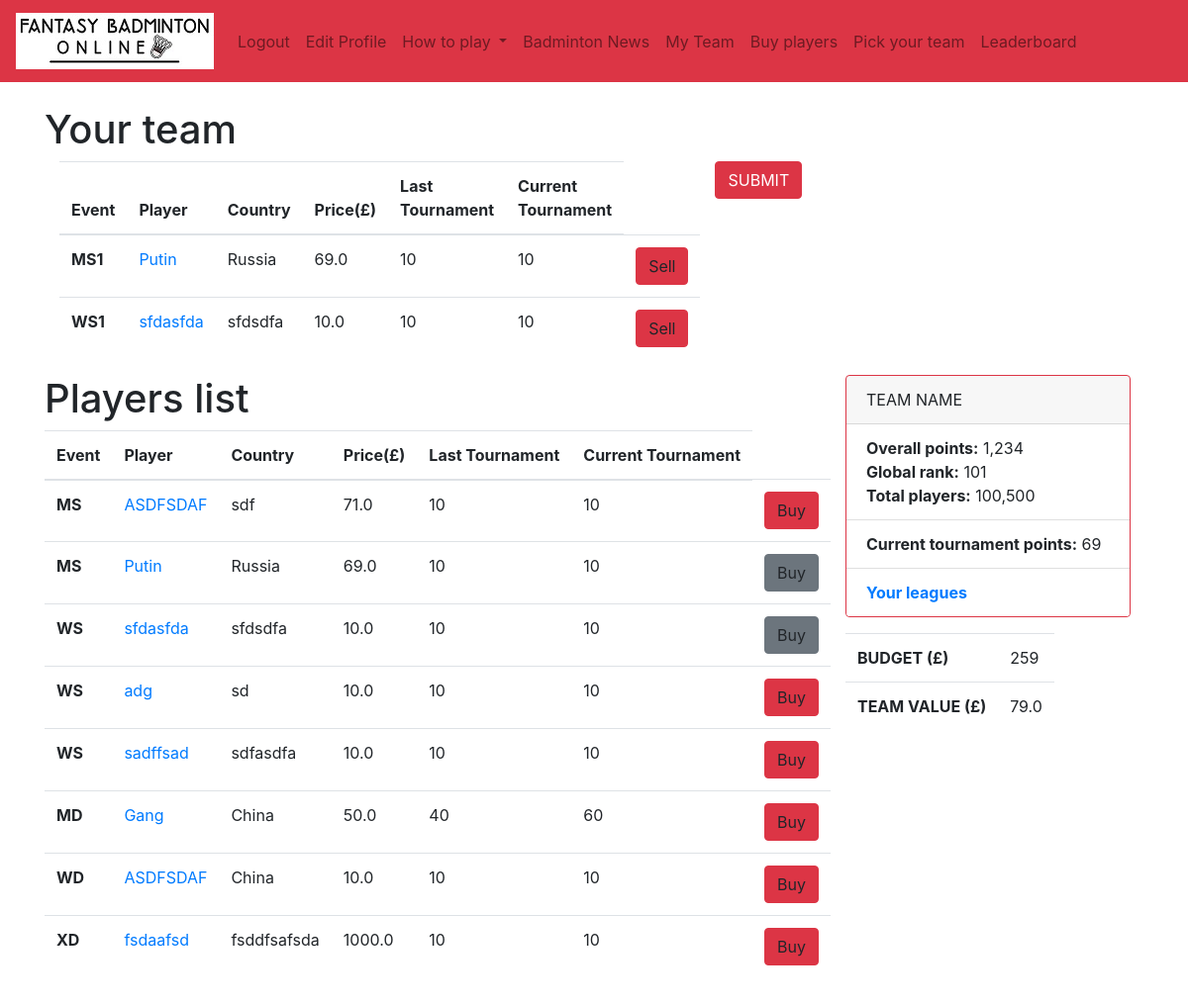
Screenshot of /players/buy_list (signed in) with the database file from the repository.
### authenticate/models.py (models this page shows, shortened)
class Ranking(models.Model):
	rank = models.IntegerField(default=10)
	name = models.CharField(max_length=50)
	country = models.CharField(max_length=50)
	cost = models.FloatField(default=10) # price is a number, defaults to 10. You can set it up in the admin panel
	event = models.CharField(max_length=50)
	score = models.IntegerField(default=0)
	last = models.CharField(max_length=50)
	form = models.CharField(max_length=50)
	results = models.CharField(max_length=50)
	status = models.CharField(max_length=50)
	game8 = models.CharField(max_length=50)
	match8 = models.CharField(max_length=50)
	player = models.SlugField()
	picture = models.ImageField(default='default.png', blank=True)
	playing = models.BooleanField(default=True)
	current_tournament_score = models.IntegerField(default=10)
	last_tournament_score = models.IntegerField(default=10)
	def get_type(self): # MS, WS, etc
		return self.__class__.__name__[:2]

class MSPlayer(Ranking):
	team = models.ForeignKey(Teams, on_delete=models.CASCADE, related_name='MSplayers', null=True, blank=True)  # connection to a team

class Ranking(models.Model):
	rank = models.IntegerField(default=10)
	name = models.CharField(max_length=50)
	country = models.CharField(max_length=50)
	cost = models.FloatField(default=10) # price is a number, defaults to 10. You can set it up in the admin panel
	event = models.CharField(max_length=50)
	score = models.IntegerField(default=0)
	last = models.CharField(max_length=50)
	form = models.CharField(max_length=50)
	results = models.CharField(max_length=50)
	status = models.CharField(max_length=50)
	game8 = models.CharField(max_length=50)
	match8 = models.CharField(max_length=50)
	player = models.SlugField()
	picture = models.ImageField(default='default.png', blank=True)
	playing = models.BooleanField(default=True)
	current_tournament_score = models.IntegerField(default=10)
	last_tournament_score = models.IntegerField(default=10)
	def get_type(self): # MS, WS, etc
		return self.__class__.__name__[:2]

class WSPlayer(Ranking):
	team = models.ForeignKey(Teams, on_delete=models.CASCADE, related_name='WSplayers', null=True, blank=True)  # connection to a team

class MDPlayer(Ranking):
	team = models.ForeignKey(Teams, on_delete=models.CASCADE, related_name='MDplayers', null=True, blank=True)  # connection to a team

class WDPlayer(Ranking):
	team = models.ForeignKey(Teams, on_delete=models.CASCADE, related_name='WDplayers', null=True, blank=True)  # connection to a team

class XDPlayer(Ranking):
	team = models.ForeignKey(Teams, on_delete=models.CASCADE, related_name='XDplayers', null=True, blank=True)  # connection to a team

class Teams(models.Model): # team model, players(Rankings model) have foreign key relation to it
	budget = models.IntegerField(default=120)
	owner = models.ForeignKey(settings.AUTH_USER_MODEL,on_delete=models.CASCADE, related_name='teams') # relation to a user
	team = models.SlugField()
	date = models.DateTimeField(auto_now_add=True)
	points = models.CharField(max_length=50)
	def get_team_value(self):
		total = []
		total.append(self.MSplayers.all().aggregate(Sum('cost'))['cost__sum'])
		total.append(self.WSplayers.all().aggregate(Sum('cost'))['cost__sum'])
		total.append(self.MDplayers.all().aggregate(Sum('cost'))['cost__sum'])
		total.append(self.WDplayers.all().aggregate(Sum('cost'))['cost__sum'])
		total.append(self.XDplayers.all().aggregate(Sum('cost'))['cost__sum'])
		total = [x for x in total if x is not None]
		return sum(total)

### authenticate/views.py (the view)
# urls.py: path('players/buy_list', views.buy_players_index, name='buy_players'),
def buy_players_index(request):
	user_team = Teams.objects.filter(owner=request.user).first()
	context = {}
	context['MSplayers_user'] = MSPlayer.objects.filter(team=user_team)
	context['WSplayers_user'] = WSPlayer.objects.filter(team=user_team)
	context['WDplayers_user'] = WDPlayer.objects.filter(team=user_team)
	context['MDplayers_user'] = MDPlayer.objects.filter(team=user_team)
	context['XDplayers_user'] = XDPlayer.objects.filter(team=user_team)
	context['MSplayers'] = list(MSPlayer.objects.all())
	context['WSplayers'] = list(WSPlayer.objects.all())
	context['WDplayers'] = list(WDPlayer.objects.all())
	context['MDplayers'] = list(MDPlayer.objects.all())
	context['XDplayers'] = list(XDPlayer.objects.all())
	context['team'] = user_team
	players_data_for_js = {}
	players_data_for_js['MS'] = len(MSPlayer.objects.filter(team=user_team))
	players_data_for_js['WS'] = len(WSPlayer.objects.filter(team=user_team))
	players_data_for_js['WD'] = len(WDPlayer.objects.filter(team=user_team))
	players_data_for_js['MD'] = len(MDPlayer.objects.filter(team=user_team))
	players_data_for_js['XD'] = len(XDPlayer.objects.filter(team=user_team))
	context['data'] = json.dumps(players_data_for_js)
	return render(request, 'authenticate/vacant_players.html', context)

### authenticate/templates/authenticate/vacant_players.html (shortened to what this page needs)
{% extends 'authenticate/base.html' %}
{% load static %}
{% block content %}
<h1>Your team</h1>
{% if user.is_authenticated %}
<div class="container">
  <div class="row">
    <div class="col-sm">
    <table class="table table-hover" id="your-table">
    <thead>
        <tr>
            <th scope="col">Event</th>
            <th scope="col">Player</th>
            <th scope="col">Country</th>
            <th scope="col">Price(£)</th>
            <th scope="col">Last Tournament</th>
            <th scope="col">Current Tournament</th>
          </tr>
      </thead>
      <tbody>
      {% for player in MSplayers_user %}
        <tr class="{{ player.id }}">
          <th class="player-type" scope="row">MS{{ forloop.counter }}</th>
          <td><a href="" data-toggle="modal" data-target="#playerModal{{ player.get_type }}{{ player.id }}">{{ player.name }}</a></td>
          <td>{{ player.country }}</td>
          <td class="player-cost">{{ player.cost }}</td>
          <td>{{ player.last_tournament_score }}</td>
          <td>{{ player.current_tournament_score }}</td>
          <td><a class="btn btn-danger sell" role="button">Sell</a></td>
        </tr>
      {% endfor %}
      {% for player in WSplayers_user %}
        <tr class="{{ player.id }}">
          <th class="player-type" scope="row">WS{{ forloop.counter }}</th>
          <td><a href="" data-toggle="modal" data-target="#playerModal{{ player.get_type }}{{ player.id }}">{{ player.name }}</a></td>
          <td>{{ player.country }}</td>
          <td class="player-cost">{{ player.cost }}</td>
          <td>{{ player.last_tournament_score }}</td>
          <td>{{ player.current_tournament_score }}</td>
          <td><a class="btn btn-danger sell" role="button">Sell</a></td>
        </tr>
      {% endfor %}
      </tbody>
    </table>
    </div>
  <div class="row col-sm" ><form id="form" action="{% url 'buy_bulk' %}"
         method="POST">{% csrf_token %}<input type="submit" class="btn btn-danger" value="SUBMIT"></form></div>
	<div class="row">
	<div class="col-sm">
	<h1>Players list</h1>
	<table class="table table-hover" id="vacant-table">
    <thead>
        <tr>
            <th scope="col">Event</th>
            <th scope="col">Player</th>
            <th scope="col">Country</th>
            <th scope="col">Price(£)</th>
            <th scope="col">Last Tournament</th>
            <th scope="col">Current Tournament</th>
          </tr>
      </thead>
      <tbody>
      {% for player in MSplayers %}
        <tr class="{{ player.id }}">
          <th class="player-type" scope="row">MS</th>
          <td><a href="" data-toggle="modal" data-target="#playerModal{{ player.get_type }}{{ player.id }}">{{ player.name }}</a></td>
          <td>{{ player.country }}</td>
          <td class="player-cost">{{ player.cost }}</td>
          <td>{{ player.last_tournament_score }}</td>
          <td>{{ player.current_tournament_score }}</td>
          <td>{% if not player.team %}
          {% if team.MSplayers.all|length < 2 %}
	          <a class="btn btn-danger buy" role="button">Buy</a>
          {% else %}
	          <a class="" role="button">No slots for {{ player.get_type }}</a>
          {% endif %}</td>
          {% else %}
	          <a class="btn btn-secondary" role="button" disabled>Buy</a>
          {% endif %}
	        </td>
        </tr>
      {% endfor %}
      {% for player in WSplayers %}
        <tr class="{{ player.id }}">
          <th class="player-type" scope="row">WS</th>
          <td><a href="" data-toggle="modal" data-target="#playerModal{{ player.get_type }}{{ player.id }}">{{ player.name }}</a></td>
          <td>{{ player.country }}</td>
         <td class="player-cost">{{ player.cost }}</td>
          <td>{{ player.last_tournament_score }}</td>
          <td>{{ player.current_tournament_score }}</td>
          <td>{% if not player.team %}
          {% if team.WSplayers.all|length < 2 %}
	          <a class="btn btn-danger buy" role="button">Buy</a>
          {% else %}
	          <a class="" role="button">No slots for {{ player.get_type }}</a>
          {% endif %}</td>
          {% else %}
	          <a class="btn btn-secondary" role="button" disabled>Buy</a>
          {% endif %}
	        </td>
        </tr>
      {% endfor %}
      {% for player in MDplayers %}
        <tr class="{{ player.id }}">
          <th class="player-type" scope="row">MD</th>
          <td><a href="" data-toggle="modal" data-target="#playerModal{{ player.get_type }}{{ player.id }}">{{ player.name }}</a></td>
          <td>{{ player.country }}</td>
          <td class="player-cost">{{ player.cost }}</td>
          <td>{{ player.last_tournament_score }}</td>
          <td>{{ player.current_tournament_score }}</td>
          <td>{% if not player.team %}
          {% if team.MDplayers.all|length < 2 %}
	          <a  class="btn btn-danger buy" role="button">Buy</a>
          {% else %}
	          <a class="" role="button">No slots for {{ player.get_type }}</a>
          {% endif %}</td>
          {% else %}
	          <a class="btn btn-secondary" role="button" disabled>Buy</a>
          {% endif %}
        </tr>
      {% endfor %}
      {% for player in WDplayers %}
        <tr class="{{ player.id }}">
          <th class="player-type" scope="row">WD</th>
          <td><a href="" data-toggle="modal" data-target="#playerModal{{ player.get_type }}{{ player.id }}">{{ player.name }}</a></td>
          <td>{{ player.country }}</td>
          <td class="player-cost">{{ player.cost }}</td>
          <td>{{ player.last_tournament_score }}</td>
          <td>{{ player.current_tournament_score }}</td>
          <td>{% if not player.team %}
          {% if team.WDplayers.all|length < 2 %}
	          <a class="btn btn-danger buy" role="button">Buy</a>
          {% else %}
	          <a class="" role="button">No slots for {{ player.get_type }}</a>
          {% endif %}</td>
          {% else %}
	          <a class="btn btn-secondary" role="button" disabled>Buy</a>
          {% endif %}
        </tr>
      {% endfor %}
      {% for player in XDplayers %}
        <tr class="{{ player.id }}">
          <th class="player-type" scope="row">XD</th>
          <td><a href="" data-toggle="modal" data-target="#playerModal{{ player.get_type }}{{ player.id }}">{{ player.name }}</a></td>
          <td>{{ player.country }}</td>
          <td class="player-cost">{{ player.cost }}</td>
          <td>{{ player.last_tournament_score }}</td>
          <td>{{ player.current_tournament_score }}</td>
          <td>{% if not player.team %}
          {% if team.XDplayers.all|length < 2 %}
	          <a class="btn btn-danger buy" role="button">Buy</a>
          {% else %}
	          <a class="" role="button">No slots for {{ player.get_type }}</a>
          {% endif %}</td>
          {% else %}
	          <a class="btn btn-secondary" role="button" disabled>Buy</a>
          {% endif %}
        </tr>
      {% endfor %}
      </tbody>
    </table>
    </div>
    <div class="col-sm..offset-md-4">
      <div class="card border-danger mb-3" style="width: 18rem;">
        <div class="card-header">
        TEAM NAME
        </div>
        <ul class="list-group list-group-flush">
          <li class="list-group-item"><strong>Overall points:</strong> 1,234</br><strong>Global rank:</strong> 101</br><strong>Total players:</strong> 100,500</li>
          <li class="list-group-item"><strong>Current tournament points:</strong> 69</li>
          <li class="list-group-item"><a href="#"><strong>Your leagues</strong></a></li>
        </ul>
      </div>
      <div class="container border-danger">
        <div class="row">
          <div class="col-sm.offset-md-4">
          <table class="table table-hover">
            <tbody>
              <tr>
                <th scope="row">BUDGET (£)</th>
                <td id="budget">{{ team.budget }}</td>
              </tr>
              <tr>
                <th scope="row">TEAM VALUE (£)</th>
                <td>{{ team.get_team_value }}</td>
              </tr>
            </tbody>
          </table>
          </div>
        </div>
      </div>
    </div>
	</div>
	</div>
	</div>
  </div>
{% endif %}
{% endblock %}

### rows the page displays
MSPlayer: name "Putin", country "Russia", cost "69.0", last_tournament_score "10", current_tournament_score "10", shows "Buy"
WSPlayer: name "sfdasfda", country "sfdsdfa", cost "10.0", last_tournament_score "10", current_tournament_score "10", shows "Buy"
MSPlayer: name "ASDFSDAF", country "sdf", cost "71.0", last_tournament_score "10", current_tournament_score "10", shows "Buy"
WSPlayer: name "adg", country "sd", cost "10.0", last_tournament_score "10", current_tournament_score "10", shows "Buy"
WSPlayer: name "sadffsad", country "sdfasdfa", cost "10.0", last_tournament_score "10", current_tournament_score "10", shows "Buy"
MDPlayer: name "Gang", country "China", cost "50.0", last_tournament_score "40", current_tournament_score "60", shows "Buy"
WDPlayer: name "ASDFSDAF", country "China", cost "10.0", last_tournament_score "10", current_tournament_score "10", shows "Buy"
XDPlayer: name "fsdaafsd", country "fsddfsafsda", cost "1000.0", last_tournament_score "10", current_tournament_score "10", shows "Buy"
Teams: budget "259", get_team_value "79.0"
